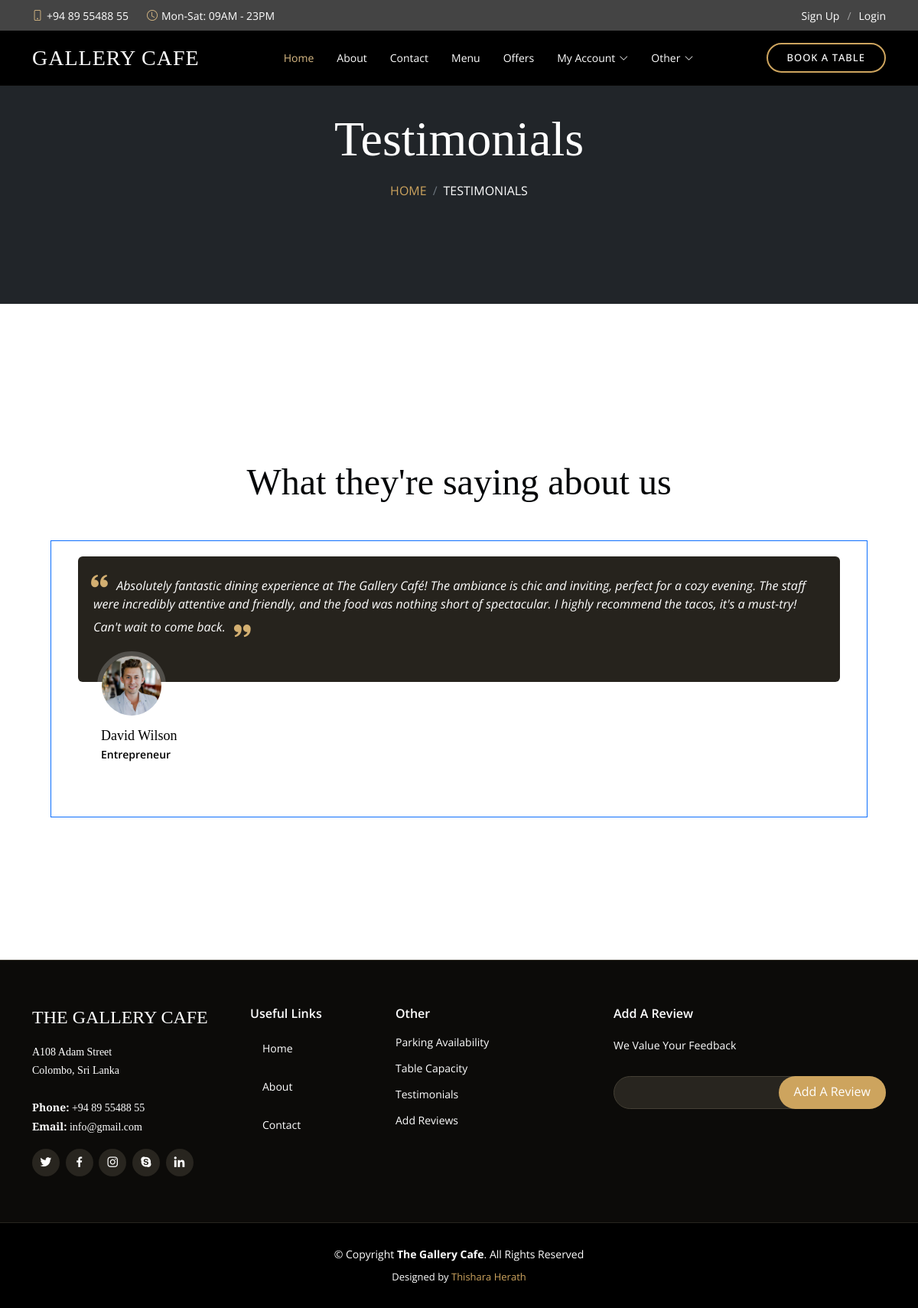
Screenshot of /testimonials.php with the database file from the repository.
### tables this page shows
CREATE TABLE IF NOT EXISTS `reviews` (
  `id` int NOT NULL AUTO_INCREMENT,
  `name` varchar(255) NOT NULL,
  `designation` varchar(255) NOT NULL,
  `profile_photo` varchar(255) NOT NULL,
  `message` text NOT NULL,
  `created_at` timestamp NULL DEFAULT CURRENT_TIMESTAMP,
  `confirmed` tinyint(1) DEFAULT '0',
  PRIMARY KEY (`id`)
);

### testimonials.php (the view, shortened to what this page needs)
<?php
include 'dbconn.php';
$query = "SELECT * FROM reviews WHERE confirmed = TRUE";
$result = $conn->query($query);
$confirmedReviews = [];
if ($result->num_rows > 0) {
    while ($row = $result->fetch_assoc()) {
        $confirmedReviews[] = $row;
    }
}
?>
<!DOCTYPE html>
<html lang="en">
<head>
    <link href="https://cdnjs.cloudflare.com/ajax/libs/font-awesome/5.10.0/css/all.min.css" rel="stylesheet">
    <link href="https://cdn.jsdelivr.net/npm/bootstrap-icons@1.4.1/font/bootstrap-icons.css" rel="stylesheet">
    <link href="lib/animate/animate.min.css" rel="stylesheet">
    <link href="lib/owlcarousel/assets/owl.carousel.min.css" rel="stylesheet">
    <link href="lib/tempusdominus/css/tempusdominus-bootstrap-4.min.css" rel="stylesheet" />
    <link href="css/bootstrap.min.css" rel="stylesheet">
    <link href="css/style.css" rel="stylesheet">
</head>
<body>
    <div class="container-xxl bg-white p-0">
        <?php require "header.php" ?>
        <div class="container-xxl position-relative p-0">
            <div class="container-xxl py-5 bg-dark hero-header mb-5">
                <div class="container text-center my-5 pt-5 pb-4">
                    <h1 class="display-3 text-white mb-3 animated slideInDown">Testimonials</h1>
                    <ol class="breadcrumb justify-content-center text-uppercase">
                        <li class="breadcrumb-item"><a href="index.php">Home</a></li>
                        <li class="breadcrumb-item text-white active" aria-current="page">Testimonials</li>
                    </ol>
                </div>
            </div>
        </div>
        <section id="testimonials" class="testimonials section-bg" style="background-color: white;">
            <div class="container" data-aos="fade-up">
                <div class="container-fluid event py-6">
                    <div class="container">
                        <div class="text-center wow bounceInUp" data-wow-delay="0.1s">
                            <h1 class="display-5 mb-5">What they're saying about us</h1>
                        </div>
                        <div class="testimonials-slider swiper-container" data-aos="fade-up" data-aos-delay="100">
                            <div class="swiper-wrapper">
                                <?php if (!empty($confirmedReviews)) : ?>
                                    <?php foreach ($confirmedReviews as $review) : ?>
                                        <div class="swiper-slide">
                                            <div class="testimonial-item">
                                                <p>
                                                    <i class="bx bxs-quote-alt-left quote-icon-left"></i> <?= htmlspecialchars($review['message']); ?>
                                                    <i class="bx bxs-quote-alt-right quote-icon-right"></i>
                                                </p>
                                                <img src="<?= htmlspecialchars($review['profile_photo']); ?>" class="testimonial-img" alt="">
                                                <h3 style="color: black;"><?= htmlspecialchars($review['name']); ?></h3>
                                                <h4 style="color: black;"><?= htmlspecialchars($review['designation']); ?></h4>
                                            </div>
                                        </div>
                                    <?php endforeach; ?>
                                <?php endif; ?>
                            </div>
                        </div>
                    </div>
                </div>
            </div>
        </section>
        <?php require "footer.php" ?>
    </div>
</body>
</html>

### css/style.css (style rules this page uses)
:root { --primary: #FEA116; --light: #cda45e; --dark: #0F172B; }
h1, h2, h3, .h1, .h2, .h3 { font-weight: 400 !important; font-family: 'Playball', cursive !important; }
h4, h5, h6, .h4, .h5, .h6 { font-weight: 600 !important; font-family: 'Open Sans', sans-serif !important; }
.py-6 { padding-top: 6rem; padding-bottom: 6rem; }
.wow, .animated { animation-duration: 2s !important; }
.testimonial-item { border: 1px solid var(--bs-primary); padding: 20px 20px; }

### assets/css/style.css (style rules this page uses)
body { font-family: "Open Sans", sans-serif; background: #0c0b09; color: #fff; }
a { color: #cda45e; text-decoration: none; }
h1, h2, h3, h4, h5, h6 { font-family: "Playfair Display", serif; }
section { padding: 60px 0; overflow: hidden; }
.section-bg { background-color: #1a1814; }
.testimonials .testimonial-item { box-sizing: content-box; min-height: 320px; }
.testimonials .testimonial-item .testimonial-img { width: 90px; border-radius: 50%; margin: -40px 0 0 40px; position: relative; z-index: 2; border: 6px solid rgba(255, 255, 255, 0.2); }
.testimonials .testimonial-item h3 { font-size: 18px; font-weight: bold; margin: 10px 0 5px 45px; color: white; }
.testimonials .testimonial-item h4 { font-size: 14px; color: rgba(255, 255, 255, 0.6); margin: 0 0 0 45px; }
.testimonials .testimonial-item .quote-icon-left, .testimonials .testimonial-item .quote-icon-right { color: #d3af71; font-size: 26px; }
.testimonials .testimonial-item .quote-icon-left { display: inline-block; left: -5px; position: relative; }
.testimonials .testimonial-item .quote-icon-right { display: inline-block; right: -5px; position: relative; top: 10px; }
.testimonials .testimonial-item p { font-style: italic; margin: 0 15px 0 15px; padding: 20px 20px 60px 20px; background: #26231d; position: relative; border-radius: 6px; position: relative; z-index: 1; }

### rows the page displays
reviews: message "Absolutely fantastic dining experience at The Gallery Café! The ambiance is chic and inviting, perfect for a cozy evening. The staff were incredibly attentive and friendly, and the food was nothing short of spectacular. I highly recommend the tacos, it's a must-try! Can't wait to come back.", profile_photo (picture), name "David Wilson", designation "Entrepreneur"
